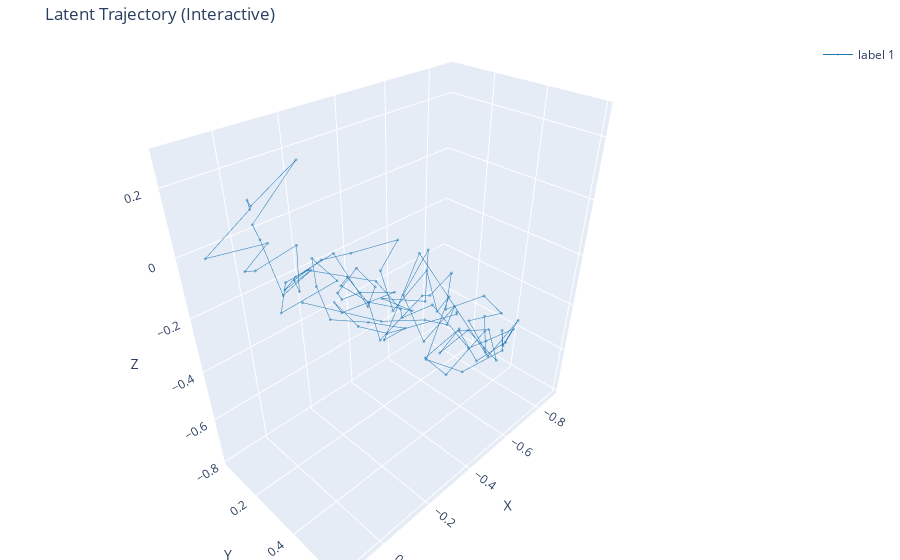

Notebook code cell kept with this figure:
### Code cell
x0 = torch.FloatTensor(x_neural[0,:]).to(device)
generation_result = model.generate(x0=x0, num_steps=3000)
z_rollout, target_labels_rollout = generation_result['z_sequence'], generation_result['target_preds']
target_label_rollout_class = torch.argmax(target_labels_rollout['behavior'], axis=-1)

plot_latent_trajectory_interactive(z_rollout, target_label_rollout_class, markersize=1)
